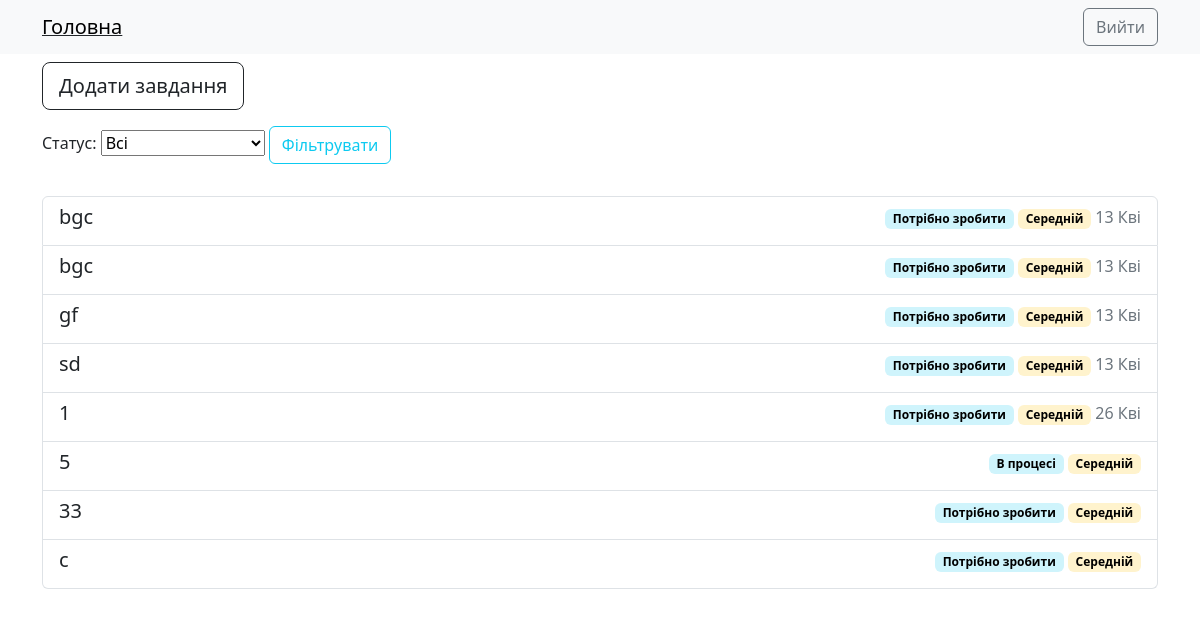
Before: / (signed in) with the older database file.
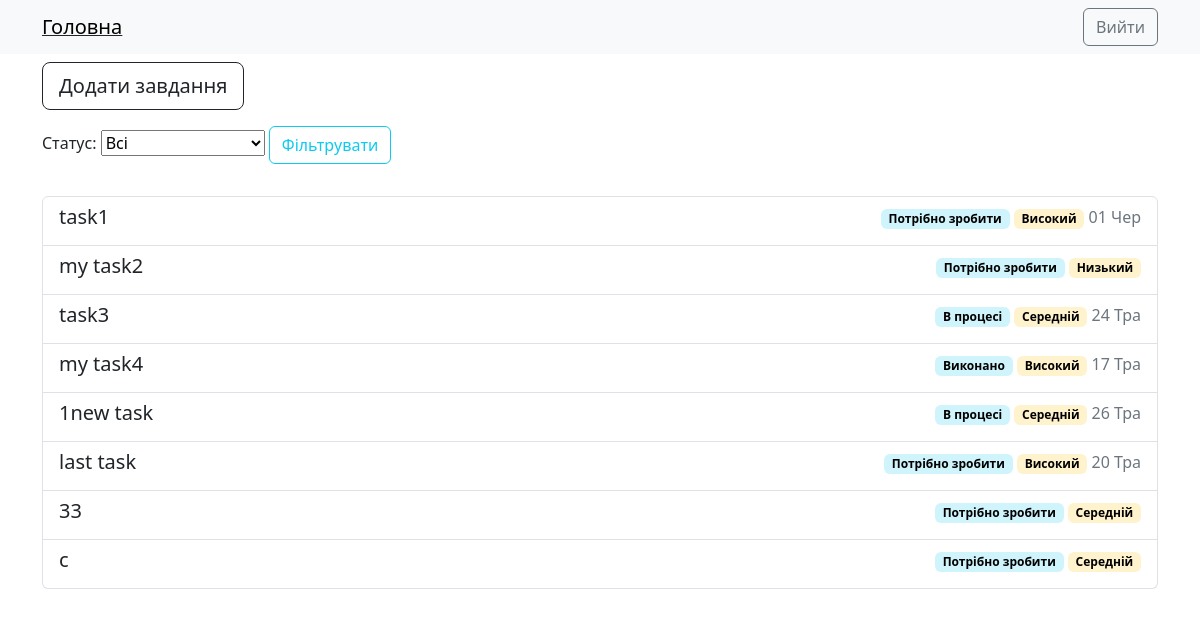
After: the same page with the newer database file.
### tasks/models.py (models this page shows, shortened)
class Task(models.Model):
    STATUS_CHOISES = [
        ("todo", "Потрібно зробити"),
        ("in_progress", "В процесі"),
        ("done", "Виконано"),
    ]
    PRIORITY_CHOISES = [
        ("low", "Низький"),
        ("medium", "Середній"),
        ("high", "Високий"),
    ]
    title = models.CharField(max_length=250, verbose_name="Завдання")
    description = models.TextField(verbose_name="Опис")
    status = models.CharField(max_length=20, choices=STATUS_CHOISES, default="todo", verbose_name="Статус")
    priority = models.CharField(max_length=20, choices=PRIORITY_CHOISES, default="medium", verbose_name="Пріоритет")
    due_date = models.DateField(null=True, blank=True,verbose_name="Дата виконання")
    creator = models.ForeignKey(User, on_delete=models.CASCADE, related_name="tasks",verbose_name="Творець")

### tasks/views.py (the view)
# urls.py: path('', views.TaskListView.as_view(), name="task-list"),
class TaskListView(LoginRequiredMixin, ListView):
    model = models.Task
    context_object_name = "tasks"
    template_name = "tasks/task_list.html"
    def get_queryset(self):
        queryset = super().get_queryset()
        status = self.request.GET.get("status", "")
        if status:
            queryset = queryset.filter(status=status)
        return queryset
    def get_context_data(self, **kwargs):
        context = super().get_context_data(**kwargs)
        context["form"] = TaskFilterForm(self.request.GET)
        return context

### tasks/forms.py
class TaskFilterForm(forms.Form):
    STATUS_CHOISES = [
        ("", "Всі"),
        ("todo", "Потрібно зробити"),
        ("in_progress", "В процесі"),
        ("done", "Виконано"),
    ]
    status = forms.ChoiceField(choices=STATUS_CHOISES, required=False, label="Статус")
    def __init__(self, *args, **kwargs):
        super(TaskFilterForm,self).__init__(*args, **kwargs)
        self.fields["status"].widget.attrs.update({"class": "col-auto"})

### templates/tasks/task_list.html
{% extends 'base.html'%}
{% block content %}
<div class="container">
    <a href="{% url 'task-create'%}" type="button" class="btn btn-outline-dark btn-lg mt-2">Додати завдання</a>
    <br>
    <form method="get" class="form-inline mb-3">
    {{ form.status.label_tag }}
    {{ form.status }}
        <button type="submit" class="btn btn-outline-info my-3">Фільтрувати</button>
    </form>
    <div class="list-group">
   {% for task in tasks %}
  <a href="{% url 'task-update' task.pk %}" class="list-group-item list-group-item-action d-flex justify-content-between" aria-current="true">
    <h5>{{task.title}}</h5>
      <div><span class="badge bg-info-subtle text-bg-info">{{task.get_status_display}}</span>
      <span class="badge bg-warning-subtle  text-bg-warning">{{task.get_priority_display}}</span>
      {% if task.due_date %}
      <span class="text-secondary">{{ task.due_date|date:"d M"}}</span>
      {% endif %}
      </div>
  </a>
    {% endfor %}
    </div>
</div>
{% endblock %}

### templates/base.html (shortened to what this page needs)
<!DOCTYPE html>
<html lang="uk">
<head>
    <link href="https://cdn.jsdelivr.net/npm/bootstrap@5.3.3/dist/css/bootstrap.min.css" rel="stylesheet">
</head>
<body>
    <nav class="navbar navbar-expand-lg navbar-light bg-light">
        <div class="container">
        <u><a class="navbar-brand" href="{% url 'task-list' %}">
            Головна
        </a></u>
        {% if request.user.is_authenticated %}
          <form class = 'd-flex' action="{% url 'logout' %}" method="post">
            <button type="submit" class="btn btn-outline-secondary">Вийти</button>
            </form>
            {% endif %}
        </div>
    </nav>
    {% block content %}
    {% endblock %}
</body>
</html>

Changed rows visible on the page:
removed Task: title "5", status "В процесі", priority "Середній"
changed Task: title "bgc" → "task1"; priority "Середній" → "Високий"; due_date "13 Кві" → "01 Чер"
changed Task: title "bgc" → "my task2"; priority "Середній" → "Низький"; due_date "13 Кві" → (not shown)
changed Task: title "gf" → "task3"; status "Потрібно зробити" → "В процесі"; due_date "13 Кві" → "24 Тра"
changed Task: title "sd" → "my task4"; status "Потрібно зробити" → "Виконано"; priority "Середній" → "Високий"; due_date "13 Кві" → "17 Тра"
changed Task: title "1" → "1new task"; status "Потрібно зробити" → "В процесі"; due_date "26 Кві" → "26 Тра"
added Task: title "last task", status "Потрібно зробити", priority "Високий", due_date "20 Тра"
